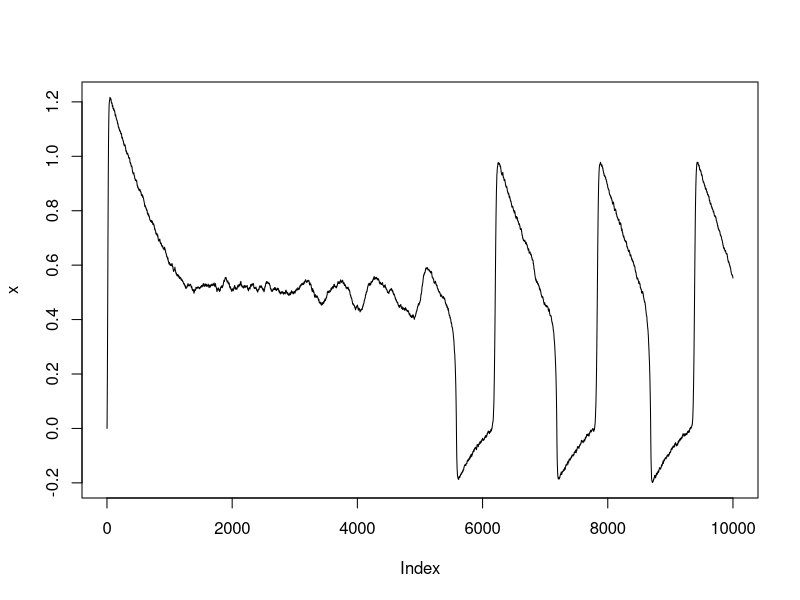
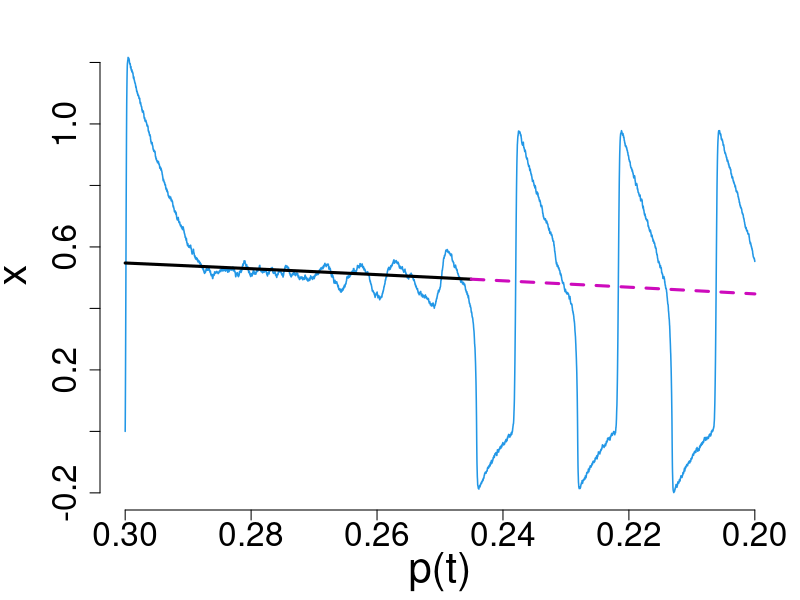

The R script that drew these images, in order:
dt<-0.001
T<-10
q<-100
th<-0.2
n<-T/dt
t<-(1:n)*dt
a<-seq(0.3,0.2,length=n)
ah<-((1-1/q)/2)^2

set.seed(2) # 2 13
x<-rep(0,n) # -0.3
y<-rep(0,n) # -0.15
dw1<-rnorm(n,0,0.05*sqrt(dt)) #0.05
dw2<-rnorm(n,0,0.0*sqrt(dt))
for(i in 1:(n-1)){
    x[i+1]<-x[i]+q*(abs(x[i])*(1-x[i])+y[i]+a[i])*dt+dw1[i]
    y[i+1]<-y[i]+(-x[i]-y[i])*dt+dw2[i]
}

plot(x,type="l")



x1<-sqrt(a)

dat<- data.frame(a, x, y)
write.table(dat, file = "a.dat", col.names=F, row.names=F) # -50 used   

x0<-sqrt(a[a>ah])
y0<--x0
dat<-data.frame(a[a>ah],x0,y0)
write.table(dat, file = "b.dat", col.names=F, row.names=F) # -50 used   

x1<-sqrt(a[a<ah])
y1<--x1
dat<-data.frame(a[a<ah],x1,y1)
write.table(dat, file = "c.dat", col.names=F, row.names=F) # -50 used   

dat<-numeric(0)
for(i in 1:100){
aa<-0.3-0.001*i
xs<-0.01*((-200):200)
ys<--abs(xs)*(1-xs)-aa
yf<--xs
dat<-rbind(dat,data.frame(xs, ys, yf, aa))
}
write.table(dat, file = "d.dat", col.names=F, row.names=F) # -50 used

postscript(file="schematic_hopf.eps", horizontal=TRUE, encoding="WinAnsi.enc")
par(mar=c(0,0,0,0))
par(oma=c(0,0,1,0))
par(mai = c(0.9, 1, 0.2, 0.2))
plot(a,x,xlim=c(0.3,0.2),type="l",col=4,ylab="",xlab="",bty = "n",axes=F,lwd=1.5)
lines(a[a>ah],x0,col=1,lwd=3)
lines(a[a<ah],x1,col=6,lty=2,lwd=3)
axis(side=2, cex.axis=2)
axis(side=1, cex.axis=2)
mtext("x", side = 2, line = 3.5, cex=2.5)
mtext("p(t)", side = 1, line = 2.8, cex=2.5)
#mtext("(d)",side=3,adj=0.02,cex=2.5,line=-0.5,font=2,xpd=TRUE)
dev.off()
